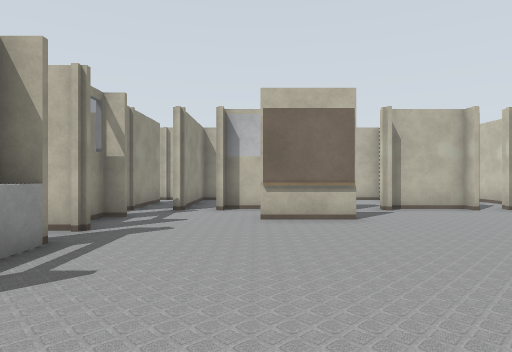
view 1 (above)

16 first-person views from a walk through a robot-simulator world made for Gazebo. The camera is 0.94 m above the floor, looks level and sees 75° across. The lines on the ground mark 1 m squares. The floor is counted in squares, 1 m on a side. Each view is taken from the middle of a square. On the plan, view 1 faces up. The plan holds only what a view shows up to about 12 squares ahead; the rest is blank. The place goes on beyond the plan. Some surface patterns are stand-ins.

view 2
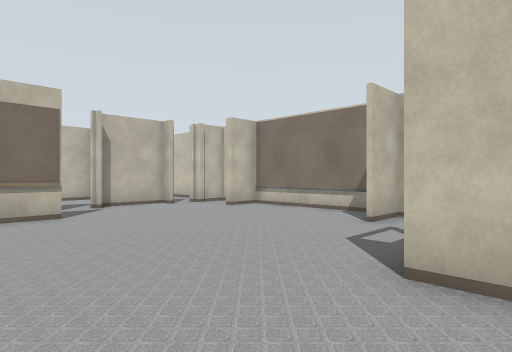

view 3
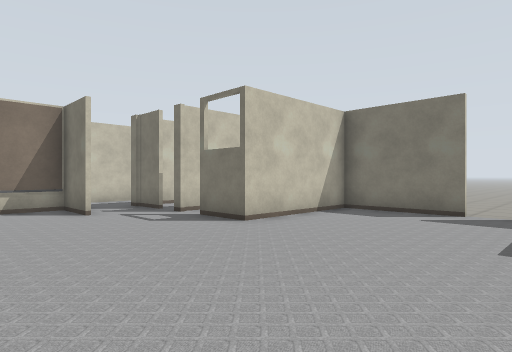

view 4
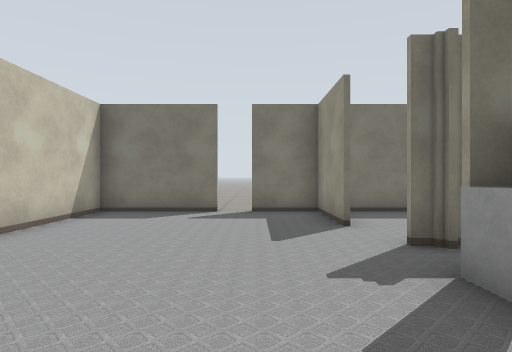

view 5
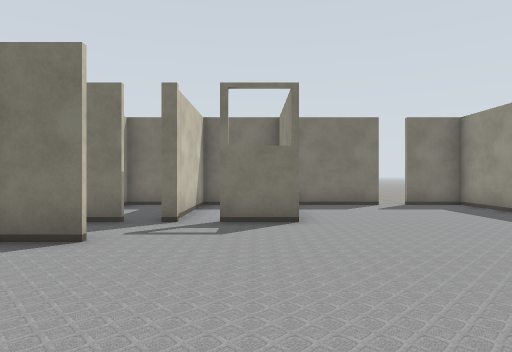

view 6
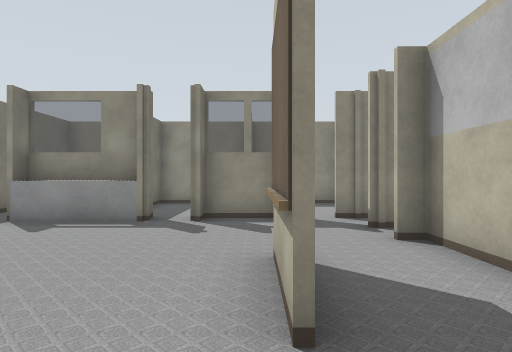

view 7
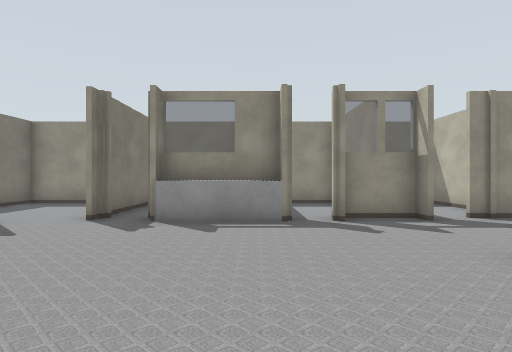

view 8
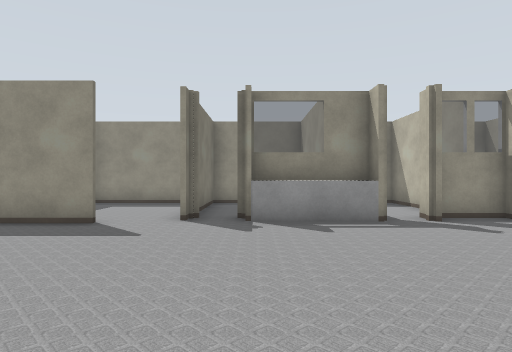

view 9
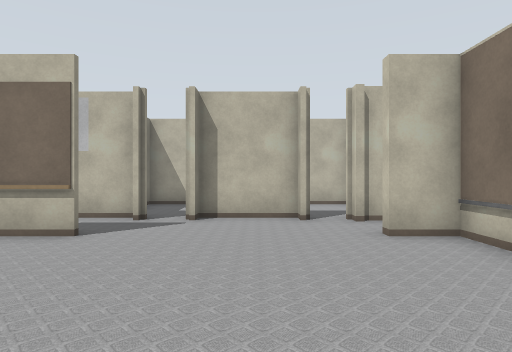

view 10
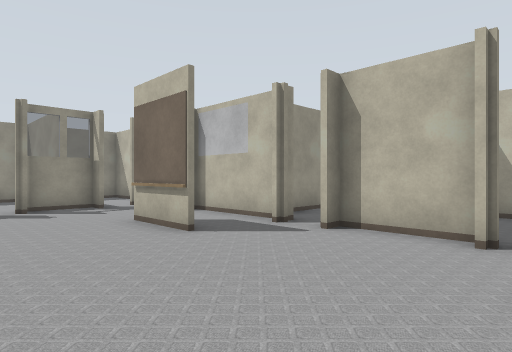

view 11
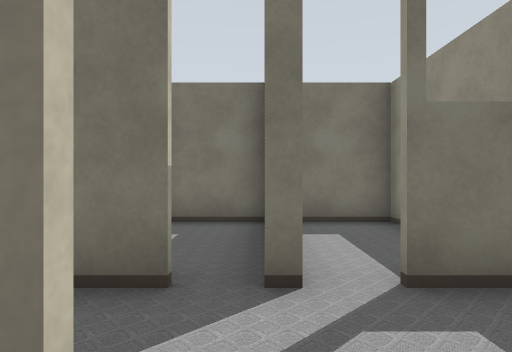

view 12
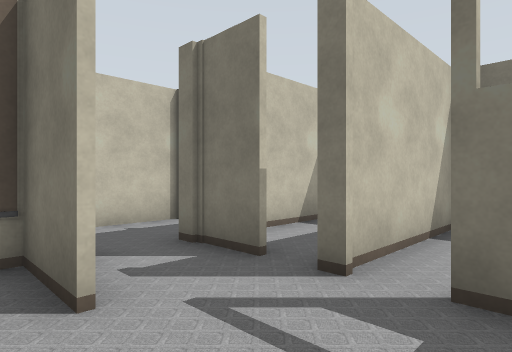

view 13
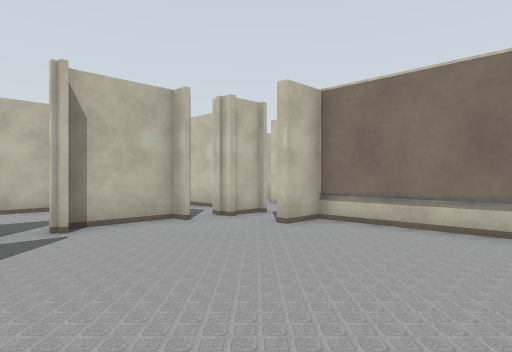

view 14
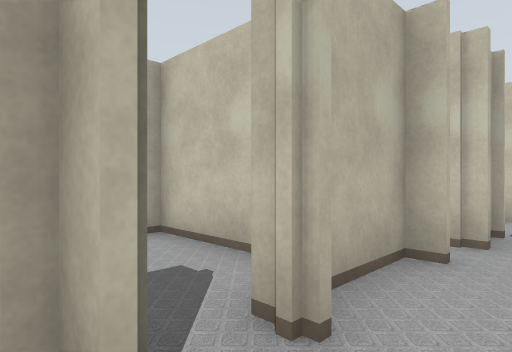

view 15
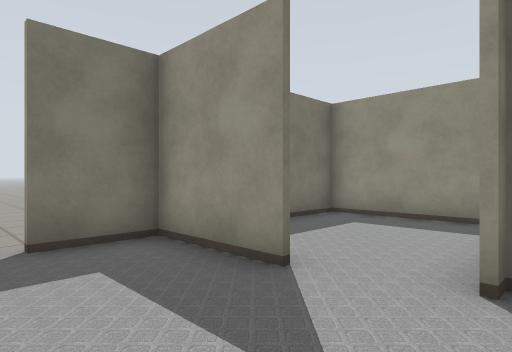

view 16
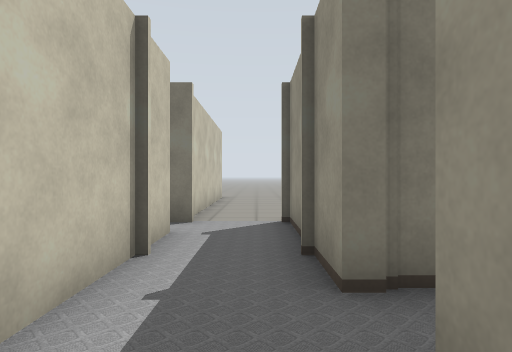

### Floor plan
Points are (right, up) in squares from view 1. A wall is a line through its corners. A room is listed if a view was taken in it or the views show most of it. See-through windows are left out.
Room 1 (views 1, 2, 3, 4, 5, 6, 7, 8, 9, 10, 11, 12, 13, 14, 15)
walls: (2.2, 7.2) (0, 7.2); (6.4, 2.3) (8.2, 2.3) (8.2, 7.2) (7, 7.2); (5.7, 0.2) (6, 0.2); (-2.9, 4.7) (-2.9, 1.8); (-3.5, 4.5) (-3.5, 1.5); (2.4, 9) (2.4, 9.5) (-0.9, 9.5) (-0.9, 9); (3.6, 9) (3.6, 9.6); (-2.6, -1.2) (-2.6, -3.9); (2.5, 9.6) (2.5, 9); (3.1, -3.9) (3.1, 0.2) (4.8, 0.2); (0, -3.8) (3, -3.8); (5.9, 9) (5.9, 9.5) (3.7, 9.5) (3.7, 9); (-3.5, 7.6) (-3.5, 5.9); (-2.1, 9.1) (-2.4, 9.1); (-2.9, -3.8) (-0.9, -3.8)
ways out: opening at (7.5, 1) to room 2; opening at (8, 8) to room 2; opening at (-3, -0.5) to room 3; opening at (3, 10) to room 4; opening at (5, -1) to room 5; gap at (-0.5, -4)
Room 2 (view 16)
walls: (8.2, 9.1) (7.1, 9.1); (10.4, 9) (10.4, 10.8); (8.3, 2.3) (8.3, 1.6); (7.9, 2.1) (6.4, 2.1); (6.6, 0.2) (8.3, 0.2) (8.3, -3.9); (10.4, -2.6) (10.4, 1.2); (10.4, -5.5) (10.4, -3.8) (10.8, -3.8)
ways out: opening at (7.5, 1) to room 1; opening at (8, 8) to room 1; gap at (7, 0) to room 6; opening at (9.5, -5.5)
Room 3 (no view inside)
walls: (-7.6, 10) (-7.6, -3.8) (-2.9, -3.8)
ways out: opening at (-3, -0.5) to room 1
Room 4 (no view inside)
walls: (4.8, 10.9) (4.8, 13.1) (1.5, 13.1) (1.5, 10.9)
ways out: opening at (3, 10) to room 1
Room 5 (no view inside)
walls: (3, -3.8) (6, -3.8); (3.2, 0.2) (3.2, -3.9); (5.7, -3.9) (5.7, 0.2)
ways out: opening at (5, -1) to room 1
Room 6 (no view inside)
walls: (6, -3.8) (8.5, -3.8); (8.2, -3.9) (8.2, -0.8)
ways out: gap at (7, 0) to room 2

Positions as (right, up) in squares from view 1, and headings:
1: (0, 0), facing up
2: (0, -1), facing up-right
3: (-2, 5), facing down-right
4: (-1, 5), facing down
5: (4, 7), facing down
6: (4, 7), facing left
7: (4, 4), facing left
8: (4, 2), facing left
9: (5, 2), facing up
10: (7, 4), facing up-left
11: (6, 3), facing down
12: (4, 3), facing down-right
13: (2, 3), facing up-right
14: (2, 8), facing up-right
15: (0, 1), facing down-left
16: (9, 3), facing down
